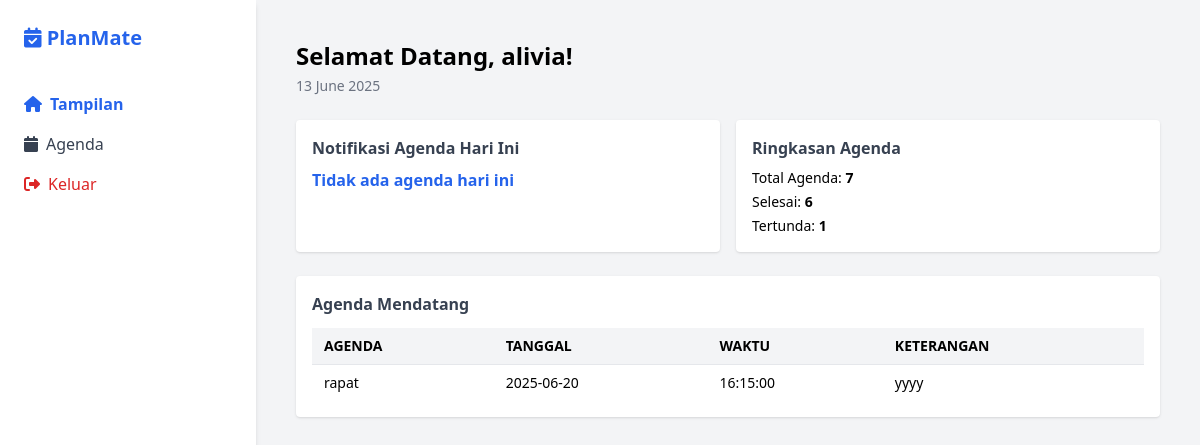
/dashboard.php (signed in), run on the app's committed database.
### tables this page shows
CREATE TABLE `user` (
  `id` int(11) NOT NULL AUTO_INCREMENT,
  `username` varchar(50) NOT NULL,
  `email` varchar(55) NOT NULL,
  `password` varchar(70) NOT NULL,
  PRIMARY KEY (`id`)
);

CREATE TABLE `agenda` (
  `id` int(11) NOT NULL AUTO_INCREMENT,
  `user_id` int(11) NOT NULL,
  `judul` varchar(70) NOT NULL,
  `tanggal` date NOT NULL,
  `waktu` time NOT NULL,
  `lokasi` varchar(70) DEFAULT NULL,
  `status` enum('belum','selesai') DEFAULT NULL,
  `keterangan` varchar(99) DEFAULT NULL,
  PRIMARY KEY (`id`),
  KEY `user_id` (`user_id`),
  CONSTRAINT `agenda_ibfk_1` FOREIGN KEY (`user_id`) REFERENCES `user` (`id`) ON DELETE CASCADE
);

### dashboard.php (the view, shortened to what this page needs)
<?php
$koneksi = new mysqli("localhost", "root", "", "planmate");
$user_id = $_SESSION['user_id'];
$tanggal_hari_ini = date('Y-m-d');
$query_user = $koneksi->query("SELECT username FROM user WHERE id = $user_id");
$data_user = $query_user->fetch_assoc();
$username = $data_user['username'] ?? 'Pengguna';
$agenda_hari_ini = $koneksi->query("SELECT * FROM agenda WHERE user_id = $user_id AND tanggal = '$tanggal_hari_ini' AND status = 'belum'");
$total = $koneksi->query("SELECT COUNT(*) as total FROM agenda WHERE user_id = $user_id")->fetch_assoc()['total'];
$selesai = $koneksi->query("SELECT COUNT(*) as selesai FROM agenda WHERE user_id = $user_id AND status = 'selesai'")->fetch_assoc()['selesai'];
$tertunda = $koneksi->query("SELECT COUNT(*) as tertunda FROM agenda WHERE user_id = $user_id AND status = 'belum'")->fetch_assoc()['tertunda'];
$agenda_mendatang = $koneksi->query("SELECT * FROM agenda WHERE user_id = $user_id AND tanggal > '$tanggal_hari_ini' ORDER BY tanggal ASC LIMIT 5");
?>
<!DOCTYPE html>
<html lang="id">
<head>
  <script src="https://cdn.tailwindcss.com"></script>
  <link rel="stylesheet" href="https://cdnjs.cloudflare.com/ajax/libs/font-awesome/6.5.0/css/all.min.css">
</head>
<body class="bg-gray-100 min-h-screen">
  <div class="flex">
    <aside class="w-64 bg-white shadow-md p-6 h-screen">
      <h2 class="text-blue-600 font-bold text-xl mb-10"><i class="fa fa-calendar-check"></i> PlanMate</h2>
      <nav class="space-y-4">
        <a href="dashboard.php" class="flex items-center gap-2 text-blue-600 font-semibold">
          <i class="fa fa-home"></i> <span>Tampilan</span>
        </a>
        <a href="agenda.php" class="flex items-center gap-2 text-gray-700 hover:text-blue-600">
          <i class="fa fa-calendar"></i> <span>Agenda</span>
        </a>
        <a href="logout.php" class="flex items-center gap-2 text-red-600 hover:underline">
          <i class="fa fa-sign-out-alt"></i> <span>Keluar</span>
        </a>
      </nav>
    </aside>
    <main class="flex-1 p-10">
      <h1 class="text-2xl font-bold mb-1">Selamat Datang, <?= htmlspecialchars($username) ?>!</h1>
      <p class="text-sm text-gray-500 mb-6"><?php echo date('d F Y'); ?></p>
      <div class="grid grid-cols-1 md:grid-cols-2 gap-4 mb-6">
        <div class="bg-white p-4 rounded shadow">
          <h3 class="font-semibold text-gray-700 mb-2">Notifikasi Agenda Hari Ini</h3>
          <?php if ($agenda_hari_ini->num_rows > 0): ?>
            <ul class="list-disc pl-5 text-sm text-gray-800">
              <?php $agenda_hari_ini->data_seek(0); while ($a = $agenda_hari_ini->fetch_assoc()): ?>
                <li><?= htmlspecialchars($a['judul']) ?> - <?= htmlspecialchars($a['waktu']) ?></li>
              <?php endwhile; ?>
            </ul>
          <?php else: ?>
            <p class="text-blue-600 font-semibold">Tidak ada agenda hari ini</p>
          <?php endif; ?>
        </div>
        <div class="bg-white p-4 rounded shadow">
          <h3 class="font-semibold text-gray-700 mb-2">Ringkasan Agenda</h3>
          <div class="text-sm space-y-1">
            <p>Total Agenda: <strong><?= $total ?></strong></p>
            <p>Selesai: <strong><?= $selesai ?></strong></p>
            <p>Tertunda: <strong><?= $tertunda ?></strong></p>
          </div>
        </div>
      </div>
      <div class="bg-white p-4 rounded shadow">
        <h3 class="font-semibold text-gray-700 mb-3">Agenda Mendatang</h3>
        <table class="w-full text-sm table-auto">
          <thead class="bg-gray-100">
            <tr>
              <th class="px-3 py-2 text-left">AGENDA</th>
              <th class="px-3 py-2 text-left">TANGGAL</th>
              <th class="px-3 py-2 text-left">WAKTU</th>
              <th class="px-3 py-2 text-left">KETERANGAN</th>
            </tr>
          </thead>
          <tbody>
            <?php $agenda_mendatang->data_seek(0); while ($am = $agenda_mendatang->fetch_assoc()): ?>
              <tr class="border-t">
                <td class="px-3 py-2"><?= htmlspecialchars($am['judul']) ?></td>
                <td class="px-3 py-2"><?= htmlspecialchars($am['tanggal']) ?></td>
                <td class="px-3 py-2"><?= htmlspecialchars($am['waktu']) ?></td>
                <td class="px-3 py-2"><?= htmlspecialchars($am['keterangan']) ?></td>
              </tr>
            <?php endwhile; ?>
          </tbody>
        </table>
      </div>
    </main>
  </div>
</body>
</html>

### data on the page
user: username "alivia"
agenda: judul "rapat", tanggal "2025-06-20", waktu "16:15:00", keterangan "yyyy"

### other printed values
$total "7"
$selesai "6"
$tertunda "1"
